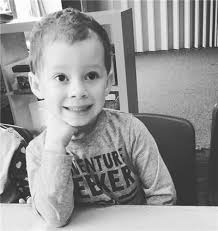
#> input picture image1.jfif, 218 x 231 px; its folder holds only this picture in this run
$ python run_augmentation.py ../.. out 3   (older library calls are emulated)
#> lines starting #> are read from the running program, lines starting #| are printed output that depends on the picture
### model/data_augmentation/augmentation.py
import numpy as np
import cv2

'''
定义裁剪函数，四个参数分别是：
左上角横坐标x0
左上角纵坐标y0
裁剪宽度w
裁剪高度h
'''
crop_image = lambda img, x0, y0, w, h: img[y0:y0 + h, x0:x0 + w]

'''
随机裁剪
area_ratio为裁剪画面占原画面的比例
hw_vari是扰动占原高宽比的比例范围
'''
def random_crop(img, area_ratio, hw_vari):
    h, w = img.shape[:2]
    hw_delta = np.random.uniform(-hw_vari, hw_vari)
    hw_mult = 1 + hw_delta

    # 下标进行裁剪，宽高必须是正整数
    w_crop = int(round(w * np.sqrt(area_ratio * hw_mult)))

    # 裁剪宽度不可超过原图可裁剪宽度
    if w_crop > w:
        w_crop = w

    h_crop = int(round(h * np.sqrt(area_ratio / hw_mult)))
    if h_crop > h:
        h_crop = h

    # 随机生成左上角的位置
    x0 = np.random.randint(0, w - w_crop + 1)
    y0 = np.random.randint(0, h - h_crop + 1)

    return crop_image(img, x0, y0, w_crop, h_crop)


'''
定义旋转函数：
angle是逆时针旋转的角度
crop是个布尔值，表明是否要裁剪去除黑边
'''
def rotate_image(img, angle, crop):
    h, w = img.shape[:2]

    # 旋转角度的周期是360°
    angle %= 360

    # 用OpenCV内置函数计算仿射矩阵
    M_rotate = cv2.getRotationMatrix2D((w / 2, h / 2), angle, 1)

    # 得到旋转后的图像
    img_rotated = cv2.warpAffine(img, M_rotate, (w, h))

    # 如果需要裁剪去除黑边
    if crop:
        angle_crop = angle % 180  # 对于裁剪角度的等效周期是180°
        if angle_crop > 90:  # 并且关于90°对称
            angle_crop = 180 - angle_crop

        theta = angle_crop * np.pi / 180.0  # 转化角度为弧度
        hw_ratio = float(h) / float(w)  # 计算高宽比

        tan_theta = np.tan(theta)  # 计算裁剪边长系数的分子项
        numerator = np.cos(theta) + np.sin(theta) * tan_theta

        r = hw_ratio if h > w else 1 / hw_ratio  # 计算分母项中和宽高比相关的项
        denominator = r * tan_theta + 1  # 计算分母项

        crop_mult = numerator / denominator  # 计算最终的边长系数
        w_crop = int(round(crop_mult * w))  # 得到裁剪区域
        h_crop = int(round(crop_mult * h))
        x0 = int((w - w_crop) / 2)
        y0 = int((h - h_crop) / 2)
        img_rotated = crop_image(img_rotated, x0, y0, w_crop, h_crop)
    return img_rotated


'''
随机旋转
angle_vari是旋转角度的范围[-angle_vari, angle_vari)
p_crop是要进行去黑边裁剪的比例
'''
def random_rotate(img, angle_vari, p_crop):
    angle = np.random.uniform(-angle_vari, angle_vari)
    crop = False if np.random.random() > p_crop else True
    return rotate_image(img, angle, crop)


'''
定义hsv变换函数：
hue_delta是色调变化比例
sat_delta是饱和度变化比例
val_delta是明度变化比例
'''
def hsv_transform(img, hue_delta, sat_mult, val_mult):
    img_hsv = cv2.cvtColor(img, cv2.COLOR_BGR2HSV).astype(np.float)
    img_hsv[:, :, 0] = (img_hsv[:, :, 0] + hue_delta) % 180
    img_hsv[:, :, 1] *= sat_mult
    img_hsv[:, :, 2] *= val_mult
    img_hsv[img_hsv > 255] = 255
    return cv2.cvtColor(np.round(img_hsv).astype(np.uint8), cv2.COLOR_HSV2BGR)


'''
随机hsv变换
hue_vari是色调变化比例的范围
sat_vari是饱和度变化比例的范围
val_vari是明度变化比例的范围
'''
def random_hsv_transform(img, hue_vari, sat_vari, val_vari):
    hue_delta = np.random.randint(-hue_vari, hue_vari)
    sat_mult = 1 + np.random.uniform(-sat_vari, sat_vari)
    val_mult = 1 + np.random.uniform(-val_vari, val_vari)
    return hsv_transform(img, hue_delta, sat_mult, val_mult)


'''
定义gamma变换函数：
gamma就是Gamma
'''
def gamma_transform(img, gamma):
    gamma_table = [np.power(x / 255.0, gamma) * 255.0 for x in range(256)]
    gamma_table = np.round(np.array(gamma_table)).astype(np.uint8)
    return cv2.LUT(img, gamma_table)


'''
随机gamma变换
gamma_vari是Gamma变化的范围[1/gamma_vari, gamma_vari)
'''
def random_gamma_transform(img, gamma_vari):
    log_gamma_vari = np.log(gamma_vari)
    alpha = np.random.uniform(-log_gamma_vari, log_gamma_vari)
    gamma = np.exp(alpha)
    return gamma_transform(img, gamma)

### model/data_augmentation/run_augmentation.py
"""
	run_augmentation.py
"""
import os
import argparse
import random
import math
from multiprocessing import Process
from multiprocessing import cpu_count

import cv2

# 导入image_augmentation.py为一个可调用模块
from model.data_augmentation import augmentation as ia


# 利用Python的argparse模块读取输入输出和各种扰动参数
def parse_args():
    parser = argparse.ArgumentParser(
        description='A Simple Image Data Augmentation Tool',
        formatter_class=argparse.ArgumentDefaultsHelpFormatter)

    parser.add_argument('input_dir',
                        help='Directory containing images')
    parser.add_argument('output_dir',
                        help='Directory for augmented images')
    parser.add_argument('num',
                        help='Number of images to be augmented',
                        type=int)

    parser.add_argument('--num_procs',
                        help='Number of processes for paralleled augmentation',
                        type=int, default=cpu_count())

    parser.add_argument('--p_mirror',
                        help='Ratio to mirror an image',
                        type=float, default=0.5)

    parser.add_argument('--p_crop',
                        help='Ratio to randomly crop an image',
                        type=float, default=1.0)
    parser.add_argument('--crop_size',
                        help='The ratio of cropped image size to original image size, in area',
                        type=float, default=0.8)
    parser.add_argument('--crop_hw_vari',
                        help='Variation of h/w ratio',
                        type=float, default=0.1)

    parser.add_argument('--p_rotate',
                        help='Ratio to randomly rotate an image',
                        type=float, default=1.0)
    parser.add_argument('--p_rotate_crop',
                        help='Ratio to crop out the empty part in a rotated image',
                        type=float, default=1.0)
    parser.add_argument('--rotate_angle_vari',
                        help='Variation range of rotate angle',
                        type=float, default=10.0)

    parser.add_argument('--p_hsv',
                        help='Ratio to randomly change gamma of an image',
                        type=float, default=1.0)
    parser.add_argument('--hue_vari',
                        help='Variation of hue',
                        type=int, default=10)
    parser.add_argument('--sat_vari',
                        help='Variation of saturation',
                        type=float, default=0.1)
    parser.add_argument('--val_vari',
                        help='Variation of value',
                        type=float, default=0.1)

    parser.add_argument('--p_gamma',
                        help='Ratio to randomly change gamma of an image',
                        type=float, default=1.0)
    parser.add_argument('--gamma_vari',
                        help='Variation of gamma',
                        type=float, default=2.0)

    args = parser.parse_args()
    args.input_dir = args.input_dir.rstrip('/')
    args.output_dir = args.output_dir.rstrip('/')

    return args


'''
根据进程数和要增加的目标图片数，
生成每个进程要处理的文件列表和每个文件要增加的数目
'''
def generate_image_list(args):
    # 获取所有文件名和文件总数
    filenames = os.listdir(args.input_dir)
    num_imgs = len(filenames)

    # 计算平均处理的数目并向下取整
    num_ave_aug = int(math.floor(args.num / num_imgs))

    # 剩下的部分不足平均分配到每一个文件，所以做成一个随机幸运列表
    # 对于幸运的文件就多增加一个，凑够指定的数目
    rem = args.num - num_ave_aug * num_imgs
    lucky_seq = [True] * rem + [False] * (num_imgs - rem)
    random.shuffle(lucky_seq)

    # 根据平均分配和幸运表策略，
    # 生成每个文件的全路径和对应要增加的数目并放到一个list里
    img_list = [
        (os.sep.join([args.input_dir, filename]), num_ave_aug + 1 if lucky else num_ave_aug)
        for filename, lucky in zip(filenames, lucky_seq)
    ]

    # 文件可能大小不一，处理时间也不一样，
    # 所以随机打乱，尽可能保证处理时间均匀
    random.shuffle(img_list)

    # 生成每个进程的文件列表，
    # 尽可能均匀地划分每个进程要处理的数目
    length = float(num_imgs) / float(args.num_procs)
    indices = [int(round(i * length)) for i in range(args.num_procs + 1)]
    return [img_list[indices[i]:indices[i + 1]] for i in range(args.num_procs)]


# 每个进程内调用图像处理函数进行扰动的函数
def augment_images(filelist, args):
    # 遍历所有列表内的文件
    for filepath, n in filelist:
        img = cv2.imread(filepath)
        filename = filepath.split(os.sep)[-1]
        dot_pos = filename.rfind('.')

        # 获取文件名和后缀名
        imgname = filename[:dot_pos]
        ext = filename[dot_pos:]

        print('Augmenting {} ...'.format(filename))
        for i in range(n):
            img_varied = img.copy()

            # 扰动后文件名的前缀
            varied_imgname = '{}_{:0>3d}_'.format(imgname, i)

            # 按照比例随机对图像进行镜像
            if random.random() < args.p_mirror:
                # 利用numpy.fliplr(img_varied)也能实现
                img_varied = cv2.flip(img_varied, 1)
                varied_imgname += 'm'

            # 按照比例随机对图像进行裁剪
            if random.random() < args.p_crop:
                img_varied = ia.random_crop(
                    img_varied,
                    args.crop_size,
                    args.crop_hw_vari)
                varied_imgname += 'c'

            # 按照比例随机对图像进行旋转
            if random.random() < args.p_rotate:
                img_varied = ia.random_rotate(
                    img_varied,
                    args.rotate_angle_vari,
                    args.p_rotate_crop)
                varied_imgname += 'r'

            # 按照比例随机对图像进行HSV扰动
            if random.random() < args.p_hsv:
                img_varied = ia.random_hsv_transform(
                    img_varied,
                    args.hue_vari,
                    args.sat_vari,
                    args.val_vari)
                varied_imgname += 'h'

            # 按照比例随机对图像进行Gamma扰动
            if random.random() < args.p_gamma:
                img_varied = ia.random_gamma_transform(
                    img_varied,
                    args.gamma_vari)
                varied_imgname += 'g'

            # 生成扰动后的文件名并保存在指定的路径
            output_filepath = os.sep.join([
                args.output_dir,
                '{}{}'.format(varied_imgname, ext)])
            cv2.imwrite(output_filepath, img_varied)


# 主函数
def main():
    # 获取输入输出和变换选项
    args = parse_args()
    params_str = str(args)[10:-1]

    # 如果输出文件夹不存在，则建立文件夹
    if not os.path.exists(args.output_dir):
        os.mkdir(args.output_dir)

    print('Starting image data augmentation for {}\n'
          'with\n{}\n'.format(args.input_dir, params_str))

    # 生成每个进程要处理的列表
    sublists = generate_image_list(args)

    # 创建进程
    processes = [Process(target=augment_images, args=(x, args,)) for x in sublists]

    # 并行多进程处理
    for p in processes:
        p.start()
#> this loop made 2 passes
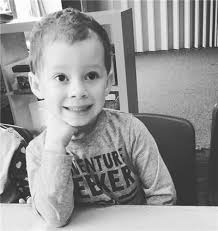
#> input picture image1.jfif, 218 x 231 px
#> pass 1, in augment_images, `cv2.imwrite(output_filepath, img_varied)`:
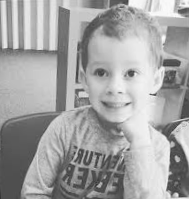
#> saved as image1_000_mcrhg.jfif: shape (199, 189, 3); min 52, max 250, mean 163.2
#> pass 1, in augment_images, `cv2.imwrite(output_filepath, img_varied)`:
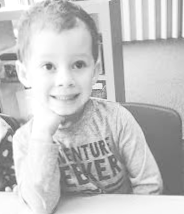
#> saved as image1_001_crhg.jfif: shape (214, 184, 3); min 90, max 255, mean 195.2

    for p in processes:
        p.join()

    print('\nDone!')


if __name__ == '__main__':
#> (the run stopped early here; a loop or call above may not have finished)
